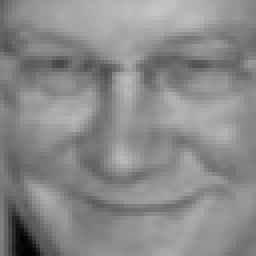
%> input picture lfw1000/Alexander_Downer_0004.pgm, 64 x 64 px (shown 4 times larger); its folder holds only this picture in this run
$ octave eigtest.m   (GNU Octave 9; MATLAB toolbox functions it lacks are replaced by stand-ins)
%> lines starting %> are read from the running program, lines starting %| are printed output that depends on the picture
### codes/readGreyScaleImage.m
function [image, nrows, ncols] = readGreyScaleImage(imagefile)
%> called with imagefile = 'lfw1000//Alexander_Downer_0004.pgm'
%image = double(imread(imagefile));
image = double(histeq(imread(imagefile)));
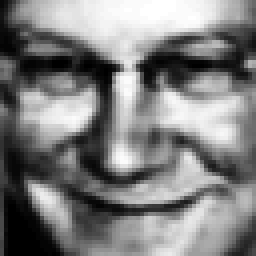
%> image: size 64x64 double (shown 4 times larger); min 0, max 255, mean 127.3
[nrows, ncols] = size(image);
%> nrows = 64; ncols = 64
image = image(:);
%> image = 4096 values, max 255 at index 1987, min 0 at index 180, mean 127.3
image = image - mean(image(:));
%> image = 4096 values, max 127.7 at index 1987, min -127.3 at index 180, mean 0
n = norm(image(:));
%> n = 4800.9
if n ~= 0
    image = image / n;
%> image = 4096 values, max 0.0266 at index 1987, min -0.0265 at index 180, mean -4.34e-19
else
    image = ones(nrows*ncols,1)/(nrows*ncols);
end

### codes/readAllImages.m
function [imageMatrix, nrows, ncols]  = readAllImages(folder)
imagePaths = dir([folder,'/*.pgm']);
[nextImage, nrows, ncols] = readGreyScaleImage([folder,'/',imagePaths(1).name]);
%> nextImage has the same summary as image in readGreyScaleImage; nrows = 64; ncols = 64
imageMatrix = zeros(nrows * ncols, length(imagePaths));
imageMatrix(:,1) = nextImage;
for i = 2:length(imagePaths)
    nextImage = readGreyScaleImage([folder,'/',imagePaths(i).name]);
    imageMatrix(:,i) = nextImage;
end

### codes/eigtest.m
imgMatrix = readAllImages('lfw1000/');
%> imgMatrix has the same summary as image in readGreyScaleImage
corrmatrix = imgMatrix * imgMatrix';
%> (the run ends here)
